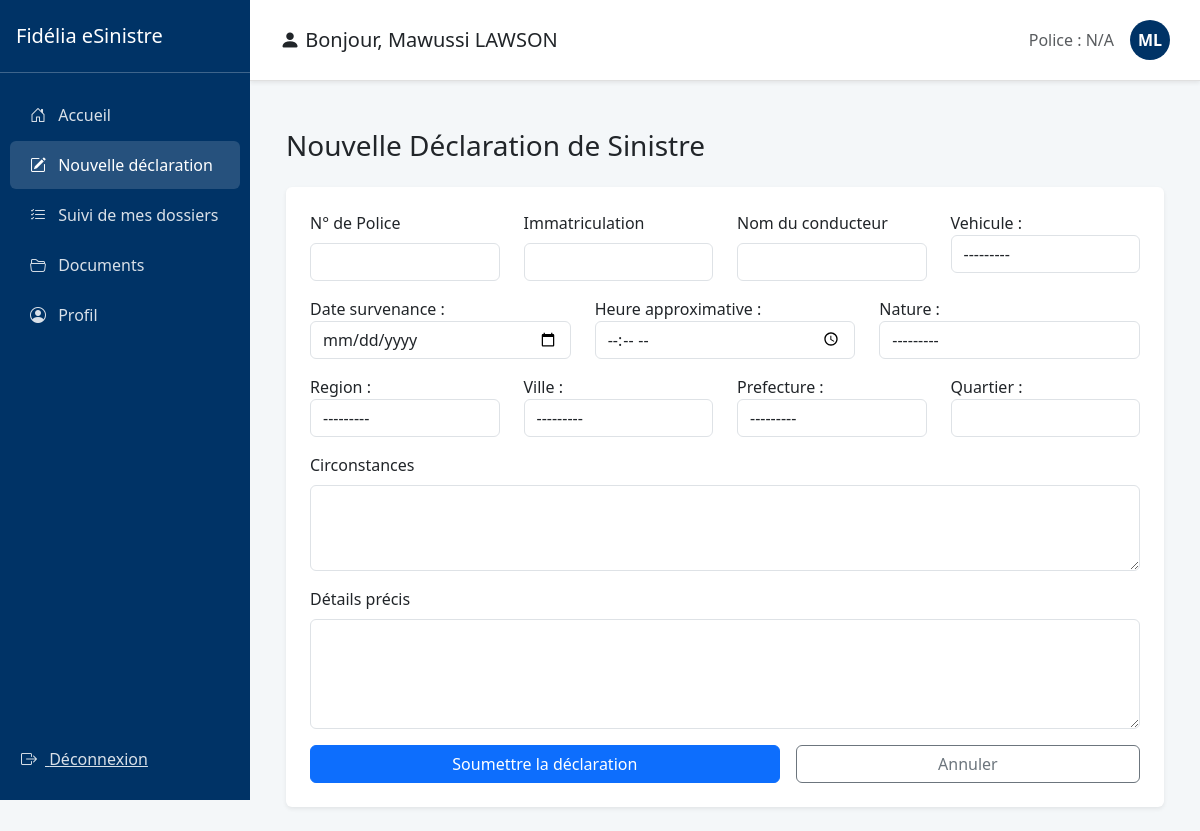
The page /sinistres/declarer/ (signed in) on the database as committed earlier.
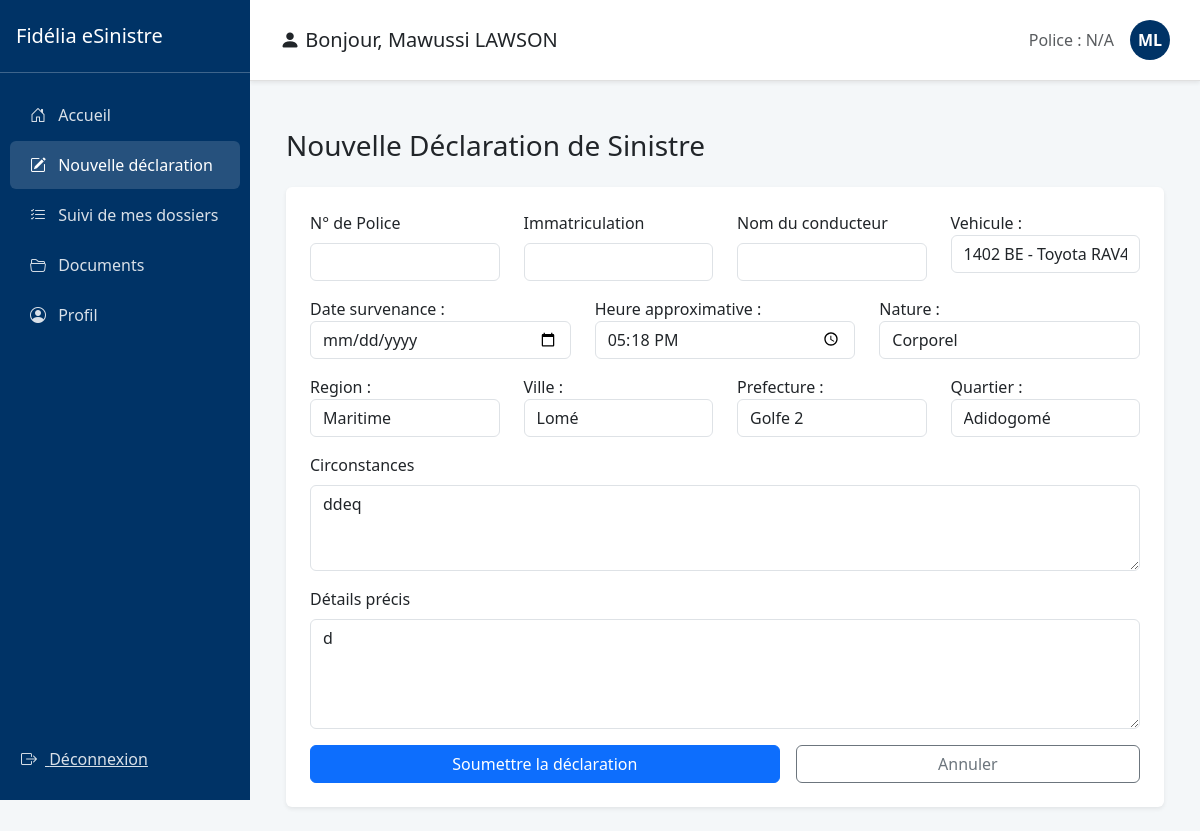
The same page on the database as committed later.
### gestion_sinistres/models.py (models this page shows, shortened)
class Sinistre(models.Model):
    NATURE_CHOICES = [('C', 'Corporel'), ('M', 'Matériel'), ('X', 'Mixte')]
    STATUS_CHOICES = [
        ('SOUMIS', 'Soumis'),
        ('ATTENTE_COMPLEMENTS', 'En attente de compléments'),
        ('ATTENTE_VALIDATION', 'En attente de validation'),
        ('A_CORRIGER', 'A corriger'),
        ('EN_COURS', 'En cours'),
        ('CLOTURE', 'Clôturé'),
        ('SANS_SUITE', 'Sans suite'),
        ('REOUVERT', 'Réouvert'),
    ]
    n_police = models.CharField(max_length=50)
    nom_conducteur = models.CharField(max_length=100)
    immatriculation = models.CharField(max_length=20)
    numero_sinistre = models.CharField(max_length=20, unique=True)
    statut = models.CharField(max_length=30, choices=STATUS_CHOICES, default='SOUMIS')
    agent_traitant = models.CharField(max_length=100, blank=True, null=True)
    montant_estime = models.DecimalField(max_digits=12, decimal_places=2, default=0)
    date_survenance = models.DateTimeField()
    date_declaration = models.DateTimeField(auto_now_add=True)
    heure_approximative = models.TimeField()
    circonstances = models.TextField()
    vehicule = models.ForeignKey(Vehicule, on_delete=models.CASCADE)
    region = models.ForeignKey(Region, on_delete=models.SET_NULL, null=True)
    ville = models.ForeignKey(Ville, on_delete=models.SET_NULL, null=True)
    prefecture = models.ForeignKey(Prefecture, on_delete=models.SET_NULL, null=True)
    quartier = models.CharField(max_length=150)
    nature = models.CharField(max_length=1, choices=NATURE_CHOICES)
    precision = models.TextField(help_text="Circonstances exactes")
    numero_point_vente = models.CharField(max_length=10, default="001")
    assure = models.ForeignKey(User, on_delete=models.CASCADE, related_name='sinistres')
    lettre_derogation = models.FileField(upload_to='sinistres/derogations/', blank=True, null=True)

### gestion_sinistres/views.py (the view)
# urls.py: path('declarer/', views.declarer_sinistre, name='declarer_sinistre'),
@login_required
def declarer_sinistre(request):
    sinistre_id = request.session.get('temp_sinistre_id')
    instance = None
    if sinistre_id:
        instance = Sinistre.objects.filter(id=sinistre_id, assure=request.user).first()
    if request.method == 'POST':
        form = SinistreForm(request.POST, request.FILES, user=request.user, instance=instance)
        if form.is_valid():
            sinistre = form.save(commit=False)
            sinistre.assure = request.user
            sinistre.save()
            files = request.FILES.getlist('fichiers_justificatifs')
            for f in files:
                PieceJointe.objects.create(sinistre=sinistre, fichier=f)
            request.session['temp_sinistre_id'] = sinistre.id
            messages.success(request, f"Sinistre {sinistre.numero_sinistre} déclaré avec succès.")
            return redirect('confirmer_sinistre')
    else:
        form = SinistreForm(user=request.user, instance=instance)
    return render(request, 'declaration.html', {'form': form})

### gestion_sinistres/models.py (called while the page is built)
    def __str__(self): return self.nom

    def __str__(self): return self.nom

    def __str__(self): return self.nom

    def __str__(self):
        return f"{self.immatriculation} - {self.marque} {self.modele}"

### gestion_sinistres/templates/declaration.html (shortened to what this page needs)
{% extends 'base_assure.html' %}
{% block content %}
<div class="container mt-4">
    <h3 class="mb-4">Nouvelle Déclaration de Sinistre</h3>
    <form method="post" enctype="multipart/form-data" class="shadow-sm p-4 bg-white rounded">
        <div class="row mb-3">
            <div class="col-md-3">
                <label class="form-label">N° de Police</label>
                {{ form.n_police }}
            </div>
            <div class="col-md-3">
                <label class="form-label">Immatriculation</label>
                {{ form.immatriculation }}
            </div>
            <div class="col-md-3">
                <label class="form-label">Nom du conducteur</label>
                {{ form.nom_conducteur }}
            </div>
            <div class="col-md-3">
                {{ form.vehicule.label_tag }}
                {{ form.vehicule }}
            </div>
        </div>
        <div class="row mb-3">
            <div class="col-md-4">{{ form.date_survenance.label_tag }} {{ form.date_survenance }}</div>
            <div class="col-md-4">{{ form.heure_approximative.label_tag }} {{ form.heure_approximative }}</div>
            <div class="col-md-4">{{ form.nature.label_tag }} {{ form.nature }}</div>
        </div>
        <div class="row mb-3">
            <div class="col-md-3">{{ form.region.label_tag }} {{ form.region }}</div>
            <div class="col-md-3">{{ form.ville.label_tag }} {{ form.ville }}</div>
            <div class="col-md-3">{{ form.prefecture.label_tag }} {{ form.prefecture }}</div>
            <div class="col-md-3">{{ form.quartier.label_tag }} {{ form.quartier }}</div>
        </div>
        <div class="mb-3">
            <label class="form-label">Circonstances</label>
            {{ form.circonstances }}
        </div>
        <div class="mb-3">
            <label class="form-label">Détails précis</label>
            {{ form.precision }}
        </div>
        <div class="d-flex gap-3">
            <button type="submit" class="btn btn-primary flex-grow-1">Soumettre la déclaration</button>
            <a href="{% url 'annuler_declaration' %}" class="btn btn-outline-secondary flex-grow-1 text-center">Annuler</a>
        </div>
    </form>
</div>
{% endblock %}

### gestion_sinistres/templates/base_assure.html (shortened to what this page needs)
<!DOCTYPE html>
<html lang="fr">
<head>
    <link href="https://cdn.jsdelivr.net/npm/bootstrap@5.3.0/dist/css/bootstrap.min.css" rel="stylesheet">
    <link rel="stylesheet" href="https://cdn.jsdelivr.net/npm/bootstrap-icons@1.11.0/font/bootstrap-icons.css">
</head>
<body>
    <nav class="sidebar">
        <div class="d-flex align-items-center justify-content-between py-4 px-3 border-bottom border-light border-opacity-25">
            <h5 class="mb-0">Fidélia eSinistre</h5>
        </div>
        <div class="py-3">
            <a href="{% url 'accueil_assure' %}" class="{% if request.resolver_match.url_name == 'accueil_assure' %}active{% endif %}"><i class="bi bi-house-door me-2"></i> Accueil</a>
            <a href="{% url 'declarer_sinistre' %}" class="{% if request.resolver_match.url_name == 'declarer_sinistre' %}active{% endif %}"><i class="bi bi-pencil-square me-2"></i> Nouvelle déclaration</a>
            <a href="{% url 'suivi_sinistres' %}" class="{% if request.resolver_match.url_name == 'suivi_sinistres' %}active{% endif %}"><i class="bi bi-list-check me-2"></i> Suivi de mes dossiers</a>
            <a href="{% url 'documents_assure' %}" class="{% if request.resolver_match.url_name == 'documents_assure' %}active{% endif %}"><i class="bi bi-folder2-open me-2"></i> Documents</a>
            <a href="{% url 'profil_assure' %}" class="{% if request.resolver_match.url_name == 'profil_assure' %}active{% endif %}"><i class="bi bi-person-circle me-2"></i> Profil</a>
        </div>
        <div class="py-3 mt-auto">
            <form method="post" action="{% url 'logout' %}">
                <button type="submit" class="btn btn-link" style="color: rgba(255,255,255,0.85); padding: 12px 20px;">
                    <i class="bi bi-box-arrow-right me-2"></i> Déconnexion
                </button>
            </form>
        </div>
    </nav>
    <main class="main-content">
        <div class="header-user d-flex align-items-center justify-content-between shadow-sm">
            <div class="d-flex align-items-center">
                <h5 class="mb-0"><i class="bi bi-person-fill"></i> Bonjour, {{ request.user.get_full_name|default:request.user.username }}</h5>
            </div>
            <div class="d-flex align-items-center">
                <span class="text-muted me-3">Police : {{ request.user.assure.numero_police|default:"N/A" }}</span>
                <a href="{% url 'profil_assure' %}" class="user-badge text-decoration-none">{{ request.user.first_name|first|default:"U" }}{{ request.user.last_name|first|default:"I" }}</a>
            </div>
        </div>
        <div class="p-4">
            {% block content %}{% endblock %}
        </div>
    </main>
</body>
</html>

### gestion_sinistres/templates/base_assure.html (style rules this page uses)
:root { --fidelia-blue: #003366; }
body { background-color: #f4f7f9; font-family: 'Segoe UI', sans-serif; }
.sidebar { width: 250px; height: 100vh; background: var(--fidelia-blue); color: white; position: fixed; left: 0; top: 0; display: flex; flex-direction: column; }
.sidebar a { color: rgba(255, 255, 255, 0.85); display: block; padding: 12px 20px; text-decoration: none; border-radius: 6px; margin: 2px 10px; }
.sidebar a:hover, .sidebar a.active { background: rgba(255, 255, 255, 0.15); color: white; }
.main-content { margin-left: 250px; }
.header-user { background: white; padding: 20px 30px; border-bottom: 1px solid #e0e0e0; }
.user-badge { width: 40px; height: 40px; border-radius: 50%; background: var(--fidelia-blue); color: white; display: flex; align-items: center; justify-content: center; font-weight: bold; }

Rows that differ between the two databases and show on the page:
added Sinistre: vehicule "1402 BE - Toyota RAV4", heure_approximative "17:18:00", nature "Corporel", region "Maritime", ville "Lomé", prefecture "Golfe 2", quartier "Adidogomé", circonstances "ddeq", precision "d"
Other text that changed with them:
form field vehicule: "---------" → (not shown)
form field nature: "---------" → (not shown)
form field region: "---------" → (not shown)
form field ville: "---------" → (not shown)
form field prefecture: "---------" → (not shown)
